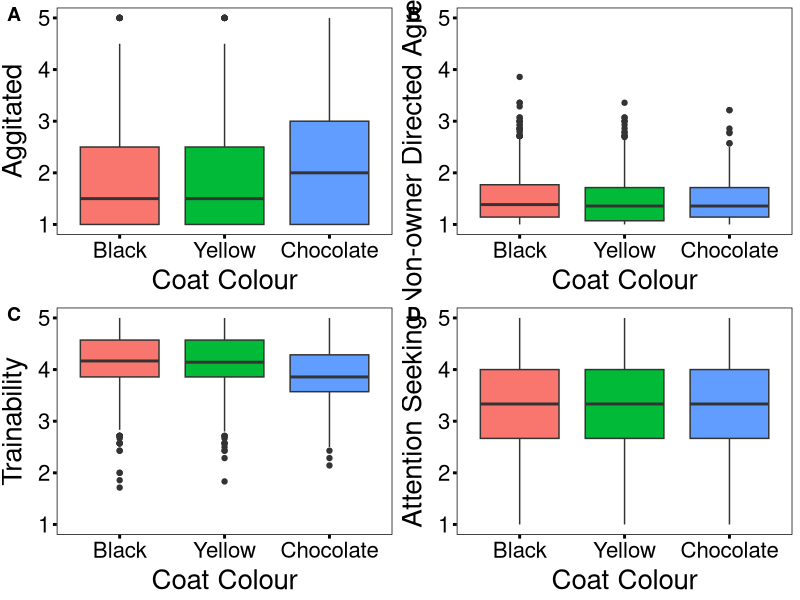
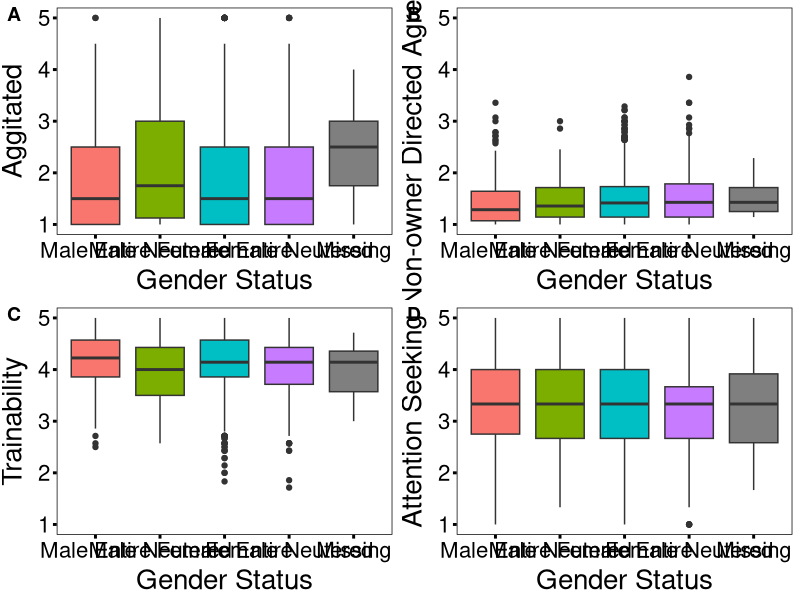
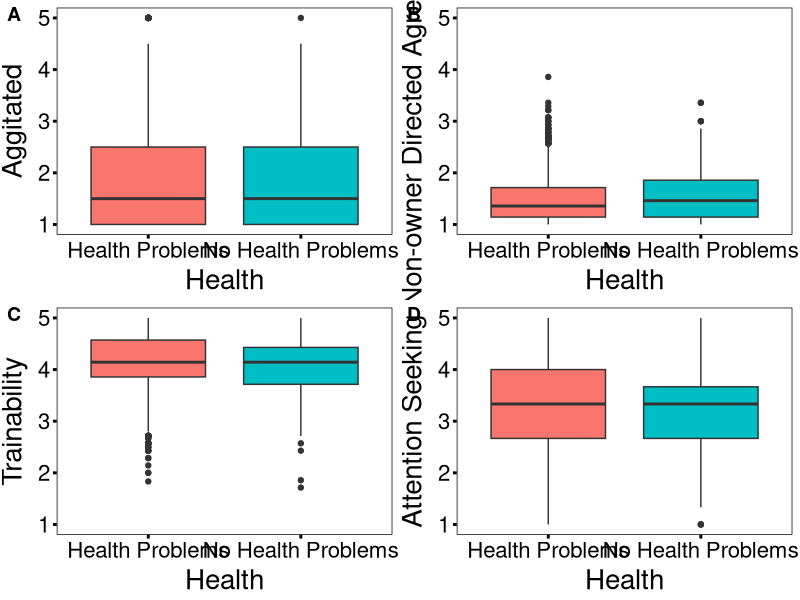

Reproduce these figures in R, in order.
## ---- chunk 1
library(tidyverse) #loading tidyverse 
library(cowplot) #loading cowplot
 
dat <- read.csv("./traits.csv") #loading our data 
summary(dat)
## ---- chunk 2
dat <- dat %>% select(Coat_colour, Gender_status, Health, Agitated, NO_Agg, Train, AttenSeek)
summary(dat) #selecting our data columns 
str(dat) #checking the structure of our data 
dat$Coat_colour <- as.factor(dat$Coat_colour) #changing coat colour to a factor
dat$Gender_status <- as.factor(dat$Gender_status) #changing gender status to a factor
dat$Health <- as.factor(dat$Health) #changing health status to a factor 
## ---- chunk 3
#adding a theme to make our plots look publication worthy
mytheme <- theme(
  axis.ticks = element_line(size=1, colour="black"),
  axis.text.x = element_text(size=16, colour="black"),
  axis.text.y = element_text(size=16,, colour="black"),
  axis.title.x = element_text(size=20, colour="black", vjust=0.5),
  axis.title.y = element_text(size=20, colour="black", vjust=+2),
  panel.background = element_rect(fill="white", colour="black"),
  panel.border = element_blank(),
  panel.grid.major = element_blank(),
  panel.grid.minor = element_blank()
)

#Coat Colour plots against our predictor variables 
CAgg <- ggplot(data = dat) +
  geom_boxplot(aes(x = Coat_colour, y = Agitated, fill = Coat_colour)) +
  xlab("Coat Colour") +
  ylab("Aggitated") +
  theme(legend.position = "none") +
  scale_y_continuous(limits = c(1,5), breaks = seq(1,5,1)) +
  scale_x_discrete(labels = c("Black","Yellow","Chocolate")) +
  mytheme

CNO <- ggplot(data = dat) +
  geom_boxplot(aes(x = Coat_colour, y = NO_Agg, fill = Coat_colour)) +
  xlab("Coat Colour") + 
  ylab("Non-owner Directed Agression") +
  theme(legend.position = "none") +
  scale_y_continuous(limits = c(1,5), breaks = seq(1,5,1)) +
  scale_x_discrete(labels = c("Black","Yellow","Chocolate")) +
  mytheme

CT <- ggplot(data = dat) +
  geom_boxplot(aes(x = Coat_colour, y = Train, fill = Coat_colour)) +
  xlab("Coat Colour") +
  ylab("Trainability") +
  theme(legend.position = "none") +
  scale_y_continuous(limits = c(1,5), breaks = seq(1,5,1)) +
  scale_x_discrete(labels = c("Black","Yellow","Chocolate")) +
  mytheme

CAtt <- ggplot(data = dat) +
  geom_boxplot(aes(x = Coat_colour, y = AttenSeek, fill = Coat_colour)) +
  xlab("Coat Colour") +
  ylab("Attention Seeking") +
  theme(legend.position = "none") +
  scale_y_continuous(limits = c(1,5), breaks = seq(1,5,1)) +
  scale_x_discrete(labels = c("Black","Yellow","Chocolate")) +
  mytheme

pdf(file = "./Question_2_Figures/Coat_Colour.pdf", height = 10, width = 10)
(CColour <- plot_grid(CAgg, CNO, CT, CAtt, labels = "AUTO")) #creating a 4 plot graph
dev.off()
## ---- chunk 4
#Gender status plots against our predictor variables 
GAgg <- ggplot(data = dat) +
  geom_boxplot(aes(x = Gender_status, y = Agitated, fill = Gender_status)) +
  xlab("Gender Status") +
  ylab("Aggitated") +
  theme(legend.position = "none") +
  scale_y_continuous(limits = c(1,5), breaks = seq(1,5,1)) +
  scale_x_discrete(labels = c("Male Entire","Male Neutered",
          "Female Entire", "Female Neutered", "Missing")) +
  mytheme

GNO <- ggplot(data = dat) +
  geom_boxplot(aes(x = Gender_status, y = NO_Agg, fill = Gender_status)) +
  xlab("Gender Status") + 
  ylab("Non-owner Directed Agression") +
  theme(legend.position = "none") +
  scale_y_continuous(limits = c(1,5), breaks = seq(1,5,1)) +
  scale_x_discrete(labels = c("Male Entire","Male Neutered",
          "Female Entire", "Female Neutered", "Missing")) +
  mytheme

GT <- ggplot(data = dat) +
  geom_boxplot(aes(x = Gender_status, y = Train, fill = Gender_status)) +
  xlab("Gender Status") +
  ylab("Trainability") +
  theme(legend.position = "none") +
  scale_y_continuous(limits = c(1,5), breaks = seq(1,5,1)) +
  scale_x_discrete(labels = c("Male Entire","Male Neutered",
          "Female Entire", "Female Neutered", "Missing")) +
  mytheme

GAtt <- ggplot(data = dat) +
  geom_boxplot(aes(x = Gender_status, y = AttenSeek, fill = Gender_status)) +
  xlab("Gender Status") +
  ylab("Attention Seeking") +
  theme(legend.position = "none") +
  scale_y_continuous(limits = c(1,5), breaks = seq(1,5,1)) +
  scale_x_discrete(labels = c("Male Entire","Male Neutered",
          "Female Entire", "Female Neutered", "Missing")) +
  mytheme

pdf(file = "./Question_2_Figures/Gender_Status.pdf", height = 10, width = 20)
(GStatus <- plot_grid(GAgg, GNO, GT, GAtt, labels = "AUTO")) #creating a 4 plot graph
dev.off()
## ---- chunk 5
#Health Status plots against our predictor variables 
HAgg <- ggplot(data = dat) +
  geom_boxplot(aes(x = Health, y = Agitated, fill = Health)) +
  xlab("Health") +
  ylab("Aggitated") +
  theme(legend.position = "none") +
  scale_y_continuous(limits = c(1,5), breaks = seq(1,5,1)) +
  scale_x_discrete(labels = c("Health Problems", "No Health Problems")) +
  mytheme

HNO <- ggplot(data = dat) +
  geom_boxplot(aes(x = Health, y = NO_Agg, fill = Health)) +
  xlab("Health") + 
  ylab("Non-owner Directed Agression") +
  theme(legend.position = "none") +
  scale_y_continuous(limits = c(1,5), breaks = seq(1,5,1)) +
  scale_x_discrete(labels = c("Health Problems", "No Health Problems")) +
  mytheme

HT <- ggplot(data = dat) +
  geom_boxplot(aes(x = Health, y = Train, fill = Health)) +
  xlab("Health") +
  ylab("Trainability") +
  theme(legend.position = "none") +
  scale_y_continuous(limits = c(1,5), breaks = seq(1,5,1)) +
  scale_x_discrete(labels = c("Health Problems", "No Health Problems")) +
  mytheme

HAtt <- ggplot(data = dat) +
  geom_boxplot(aes(x = Health, y = AttenSeek, fill = Health)) +
  xlab("Health") +
  ylab("Attention Seeking") +
  theme(legend.position = "none") +
  scale_y_continuous(limits = c(1,5), breaks = seq(1,5,1)) +
  scale_x_discrete(labels = c("Health Problems", "No Health Problems")) +
  mytheme

pdf(file = "./Question_2_Figures/Health_Status.pdf", height = 10, width = 10)
(HStatus <- plot_grid(HAgg, HNO, HT, HAtt, labels = "AUTO")) #creating a 4 plot graph 
dev.off()
## ---- chunk 6
npred <- names(dat)[1:3] #creating a vector of column names 

#Agitated vectors for results and TukeyHSD
resultsAgitated <- rep(NA, length(npred))
TukeyAgitated <- rep(NA, length(npred))

#Agression vectors for results and TukeyHSD
resultsAgg <- rep(NA, length(npred))
TukeyAgg <- rep(NA, length(npred))

#Trainability vectors for results and TukeyHSD
resultsTrain <- rep(NA, length(npred))
TukeyTrain <- rep(NA, length(npred))

#Attention Seeking vectors for results and TukeyHSD
resultsAtt <- rep(NA, length(npred))
TukeyAtt <- rep(NA, length(npred))



for(i in 1:length(npred)){
  myformulaAgitated <- paste('Agitated~', npred[i]) #creating a formula for our anova test 
  modAgitated <- aov(as.formula(myformulaAgitated), data = dat) #applying our anova test 
  resultsAgitated[i] <- summary(aov(modAgitated)) #outputting our results 
  TukeyAgitated[i] <- TukeyHSD(modAgitated) #outputting TukeyHSD 
  
  myformulaAgg <- paste('NO_Agg~', npred[i]) #creating a formula for our anova test
  modAgg <- aov(as.formula(myformulaAgg), data = dat) #applying our anova test
  resultsAgg[i] <- summary(aov(modAgg)) #outputting our results 
  TukeyAgg[i] <- TukeyHSD(modAgg) #outputting TukeyHSD

  
  myformulaTrain <- paste('Train~', npred[i]) #creating a formula for our anova test
  modTrain <- aov(as.formula(myformulaTrain), data = dat) #applying our anova test 
  resultsTrain[i] <- summary(aov(modTrain)) #outputting results 
  TukeyTrain[i] <- TukeyHSD(modTrain) #outputting TukeyHSD
  
  myformulaAtt <- paste('AttenSeek~', npred[i]) #creating a formula for our anova test 
  modAtt <- aov(as.formula(myformulaAtt), data = dat) #applying our anova test 
  resultsAtt[i] <- summary(aov(modAtt)) #outputting results 
  TukeyAtt[i] <- TukeyHSD(modAtt) #outputting TukeyHSD
}

print(resultsAgitated)
print(TukeyAgitated)
print(resultsAgg)
print(TukeyAgg)
print(resultsTrain)
print(TukeyTrain)
print(resultsAtt)
print(TukeyAtt)
